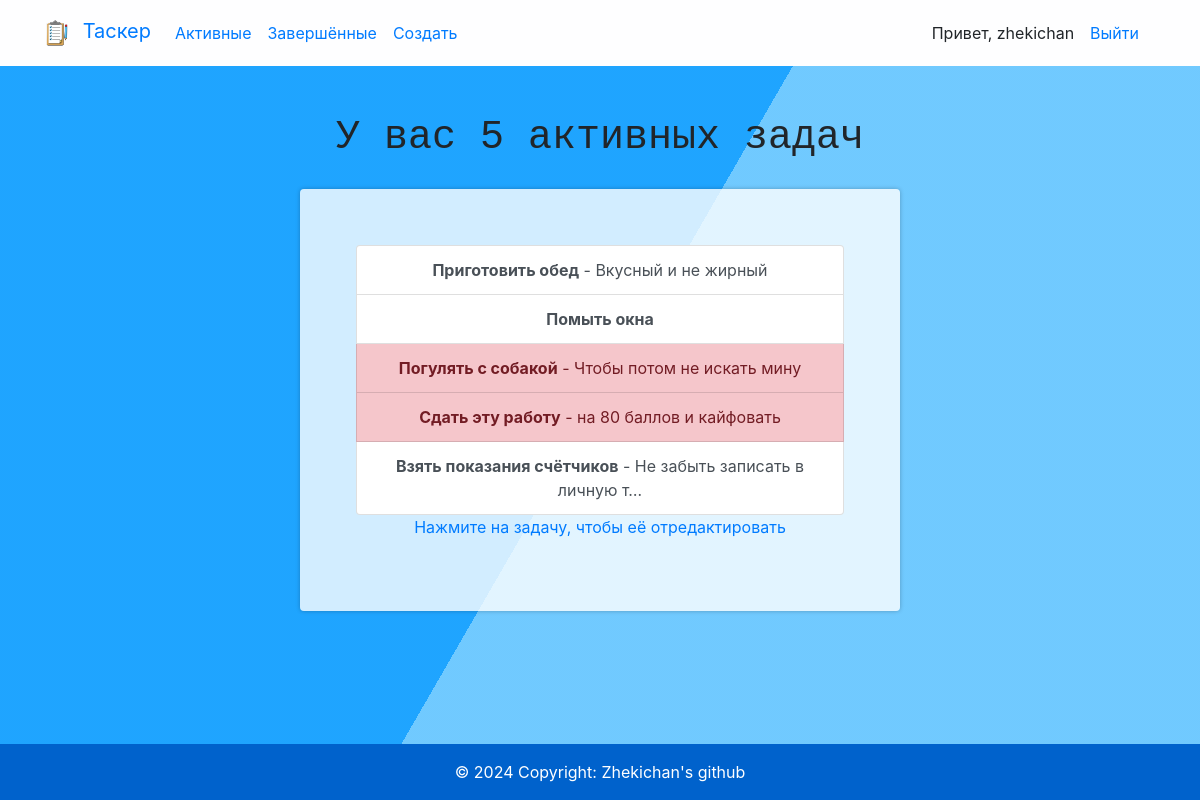
The page /current (signed in) on the database its author committed.
### todo/models.py (models this page shows, shortened)
class Todo(models.Model):
    title = models.CharField(max_length=100)
    memo = models.TextField(blank=True)
    created = models.DateTimeField(auto_now_add=True)
    datecompleted = models.DateTimeField(null=True, blank=True)
    important = models.BooleanField(default=False)
    user = models.ForeignKey(User, on_delete=models.CASCADE)

### todo/views.py (the view)
# urls.py: path('current', views.currenttodos, name='currenttodos'),
@login_required
def currenttodos(request):
    todos = Todo.objects.filter(user=request.user, datecompleted__isnull=True)
    return render(request, 'todo/currenttodos.html', {'todos':todos})

### todo/templates/todo/currenttodos.html (shortened to what this page needs)
{% extends "todo/base.html" %}
{% block content %}
    <div class="row justify-content-center mt-5">
        <div class="text-center">
            {% if todos %}
                <h1>У вас {{ todos.count }} активных задач</h1>
            {% else %}
                <h1>Ваши текущие задачи</h1>
            {% endif %}
        </div>
    </div>
    <div class="row justify-content-center mt-5">
        <div class="col-md-10">
            <div class="content">
                {% if todos %}
                    <div class="list-group">
                        {% for todo in todos %}
                            <a href="{% url 'viewtodo' todo.id %}" class="list-group-item list-group-item-action{% if todo.important %} list-group-item-danger{% endif %}"><b>{{ todo.title }}</b>{% if todo.memo %} - {{ todo.memo|truncatechars:30 }}{% endif %}</a>
                        {% endfor %}
                    </div>
                    <p class = text-primary>Нажмите на задачу, чтобы её отредактировать</p>
                {% else %}
                    <div class="text-center">
                        <h2>Похоже, что у вас нет незавершённых задач, можете отдыхать!</h2>
                    <br>
                    <a role="button" class="btn btn-primary" href="{% url 'createtodo' %}">Создать</a>
                    </div>
                {% endif %}
            </div>
        </div>
    </div>
{% endblock %}

### todo/templates/todo/base.html (shortened to what this page needs)
{% load static %}
<!doctype html>
<html lang="en">
<head>
    <link rel="stylesheet" href="https://stackpath.bootstrapcdn.com/bootstrap/4.4.1/css/bootstrap.min.css">
    <link rel="stylesheet" href="{% static 'css/stylesheet.css' %}">
</head>
<body>
<nav class="navbar navbar-expand-md navbar-nav" style="background-color: #fefeff;">
<div class="container">
    <a class="navbar-brand" href="{% url 'home' %}">
        <img src="{% static 'img/notes.png' %}" width="40px" height="40px" alt="photo">
        <span>Таскер</span>
    </a>
    <div class="collapse navbar-collapse" id="navbarNav">
    {% if user.is_authenticated %}
        <ul class="navbar-nav mr-auto">
                <li class="nav-item {{ current }}">
                    <a class="nav-link" href="{% url 'currenttodos' %}">Активные</a>
                </li>
                <li class="nav-item {{ completed }}">
                    <a class="nav-link" href="{% url 'completedtodos' %}">Завершённые</a>
                </li>
                <li class="nav-item {{ create }}">
                    <a class="nav-link" href="{% url 'createtodo' %}">Создать</a>
                </li>
        </ul>
    {% endif %}
    <ul class="navbar-nav ml-auto">
            {% if user.is_authenticated %}
                <li class="nav-item">
                    <li class="nav-item">
                        <a class="nav-link">Привет, {{ user.username|default:'Guest' }}</a>
                    </li>
                    <a href="#" onclick="$('#signOutBtn').click()" class="nav-link">Выйти</a>
                </li>
            {% endif %}
        </ul>
    </div>
</div>
</nav>
<div class="container">
{% block content %}{% endblock %}
</div>
<footer class="bg-primary text-center fixed-bottom">
    <div class="text-center p-3 text-white" style="background-color: rgba(0, 0, 0, 0.2);">
      © 2024 Copyright:
      <a class="text-white" href="https://github.com/zhek1chan">Zhekichan's github</a>
    </div>
  </footer>
</body>
</html>

### static/css/stylesheet.css (style rules this page uses)
html { height:100%; }
body { margin:0; }
.content { background-color:rgba(255, 255, 255, 0.8); border-radius:.25em; box-shadow:0 0 .25em rgba(0,0,0,.25); box-sizing:border-box; left:50%; padding:7vmin; position:fixed; text-align:center; top:50%; transform:translate(-50%, -50%); }
h1 { font-family:monospace; }

### rows shown on the page
Todo: title "Приготовить обед", memo "Вкусный и не жирный"
Todo: title "Помыть окна"
Todo: title "Погулять с собакой", memo "Чтобы потом не искать мину"
Todo: title "Сдать эту работу", memo "на 80 баллов и кайфовать"
Todo: title "Взять показания счётчиков", memo "Не забыть записать в личную т…"

### other values the page prints
{{ user.username|default:'Guest' }} "zhekichan"
{{ todos.count }} "5"
